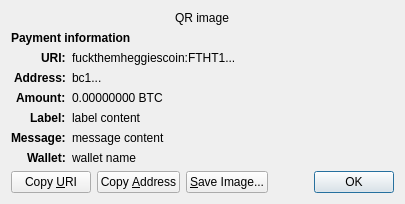
<?xml version="1.0" encoding="UTF-8"?>
<ui version="4.0">
 <class>ReceiveRequestDialog</class>
 <widget class="QDialog" name="ReceiveRequestDialog">
  <property name="geometry">
   <rect>
    <x>0</x>
    <y>0</y>
    <width>413</width>
    <height>229</height>
   </rect>
  </property>
  <property name="windowTitle">
   <string>Request payment to ...</string>
  </property>
  <layout class="QGridLayout" name="gridLayout" columnstretch="0,1">
   <property name="sizeConstraint">
    <enum>QLayout::SetFixedSize</enum>
   </property>
   <item row="0" column="0" colspan="2" alignment="Qt::AlignHCenter">
    <widget class="QRImageWidget" name="qr_code">
     <property name="text">
      <string notr="true">QR image</string>
     </property>
     <property name="textInteractionFlags">
      <set>Qt::NoTextInteraction</set>
     </property>
    </widget>
   </item>
   <item row="1" column="0" colspan="2">
    <widget class="QLabel" name="payment_header">
     <property name="font">
      <font>
       <weight>75</weight>
       <bold>true</bold>
      </font>
     </property>
     <property name="text">
      <string>Payment information</string>
     </property>
     <property name="textInteractionFlags">
      <set>Qt::NoTextInteraction</set>
     </property>
    </widget>
   </item>
   <item row="2" column="0" alignment="Qt::AlignRight|Qt::AlignTop">
    <widget class="QLabel" name="uri_tag">
     <property name="font">
      <font>
       <weight>75</weight>
       <bold>true</bold>
      </font>
     </property>
     <property name="text">
      <string notr="true">URI:</string>
     </property>
     <property name="textFormat">
      <enum>Qt::PlainText</enum>
     </property>
     <property name="textInteractionFlags">
      <set>Qt::NoTextInteraction</set>
     </property>
    </widget>
   </item>
   <item row="2" column="1" alignment="Qt::AlignTop">
    <widget class="QLabel" name="uri_content">
     <property name="text">
      <string notr="true">fuckthemheggiescoin:FTHT1...</string>
     </property>
     <property name="textFormat">
      <enum>Qt::RichText</enum>
     </property>
     <property name="wordWrap">
      <bool>true</bool>
     </property>
     <property name="textInteractionFlags">
      <set>Qt::TextSelectableByMouse</set>
     </property>
    </widget>
   </item>
   <item row="3" column="0" alignment="Qt::AlignRight|Qt::AlignTop">
    <widget class="QLabel" name="address_tag">
     <property name="font">
      <font>
       <weight>75</weight>
       <bold>true</bold>
      </font>
     </property>
     <property name="text">
      <string>Address:</string>
     </property>
     <property name="textInteractionFlags">
      <set>Qt::NoTextInteraction</set>
     </property>
    </widget>
   </item>
   <item row="3" column="1" alignment="Qt::AlignTop">
    <widget class="QLabel" name="address_content">
     <property name="text">
      <string notr="true">bc1...</string>
     </property>
     <property name="textFormat">
      <enum>Qt::PlainText</enum>
     </property>
     <property name="textInteractionFlags">
      <set>Qt::TextSelectableByMouse</set>
     </property>
    </widget>
   </item>
   <item row="4" column="0" alignment="Qt::AlignRight|Qt::AlignTop">
    <widget class="QLabel" name="amount_tag">
     <property name="font">
      <font>
       <weight>75</weight>
       <bold>true</bold>
      </font>
     </property>
     <property name="text">
      <string>Amount:</string>
     </property>
     <property name="textInteractionFlags">
      <set>Qt::NoTextInteraction</set>
     </property>
    </widget>
   </item>
   <item row="4" column="1" alignment="Qt::AlignTop">
    <widget class="QLabel" name="amount_content">
     <property name="text">
      <string notr="true">0.00000000 BTC</string>
     </property>
     <property name="textFormat">
      <enum>Qt::PlainText</enum>
     </property>
     <property name="textInteractionFlags">
      <set>Qt::TextSelectableByMouse</set>
     </property>
    </widget>
   </item>
   <item row="5" column="0" alignment="Qt::AlignRight|Qt::AlignTop">
    <widget class="QLabel" name="label_tag">
     <property name="font">
      <font>
       <weight>75</weight>
       <bold>true</bold>
      </font>
     </property>
     <property name="text">
      <string>Label:</string>
     </property>
     <property name="textInteractionFlags">
      <set>Qt::NoTextInteraction</set>
     </property>
    </widget>
   </item>
   <item row="5" column="1" alignment="Qt::AlignTop">
    <widget class="QLabel" name="label_content">
     <property name="text">
      <string notr="true">label content</string>
     </property>
     <property name="textFormat">
      <enum>Qt::PlainText</enum>
     </property>
     <property name="wordWrap">
      <bool>true</bool>
     </property>
     <property name="textInteractionFlags">
      <set>Qt::TextSelectableByMouse</set>
     </property>
    </widget>
   </item>
   <item row="6" column="0" alignment="Qt::AlignRight|Qt::AlignTop">
    <widget class="QLabel" name="message_tag">
     <property name="font">
      <font>
       <weight>75</weight>
       <bold>true</bold>
      </font>
     </property>
     <property name="text">
      <string>Message:</string>
     </property>
     <property name="textInteractionFlags">
      <set>Qt::NoTextInteraction</set>
     </property>
    </widget>
   </item>
   <item row="6" column="1" alignment="Qt::AlignTop">
    <widget class="QLabel" name="message_content">
     <property name="text">
      <string notr="true">message content</string>
     </property>
     <property name="textFormat">
      <enum>Qt::PlainText</enum>
     </property>
     <property name="wordWrap">
      <bool>true</bool>
     </property>
     <property name="textInteractionFlags">
      <set>Qt::TextSelectableByMouse</set>
     </property>
    </widget>
   </item>
   <item row="7" column="0" alignment="Qt::AlignRight|Qt::AlignTop">
    <widget class="QLabel" name="wallet_tag">
     <property name="font">
      <font>
       <weight>75</weight>
       <bold>true</bold>
      </font>
     </property>
     <property name="text">
      <string>Wallet:</string>
     </property>
     <property name="textInteractionFlags">
      <set>Qt::NoTextInteraction</set>
     </property>
    </widget>
   </item>
   <item row="7" column="1" alignment="Qt::AlignTop">
    <widget class="QLabel" name="wallet_content">
     <property name="text">
      <string notr="true">wallet name</string>
     </property>
     <property name="textFormat">
      <enum>Qt::PlainText</enum>
     </property>
     <property name="wordWrap">
      <bool>true</bool>
     </property>
     <property name="textInteractionFlags">
      <set>Qt::TextSelectableByMouse</set>
     </property>
    </widget>
   </item>
   <item row="8" column="0" colspan="2">
    <layout class="QHBoxLayout" name="horizontalLayout">
     <item>
      <widget class="QPushButton" name="btnCopyURI">
       <property name="text">
        <string>Copy &amp;URI</string>
       </property>
       <property name="autoDefault">
        <bool>false</bool>
       </property>
      </widget>
     </item>
     <item>
      <widget class="QPushButton" name="btnCopyAddress">
       <property name="text">
        <string>Copy &amp;Address</string>
       </property>
       <property name="autoDefault">
        <bool>false</bool>
       </property>
      </widget>
     </item>
     <item>
      <widget class="QPushButton" name="btnSaveAs">
       <property name="text">
        <string>&amp;Save Image...</string>
       </property>
       <property name="autoDefault">
        <bool>false</bool>
       </property>
      </widget>
     </item>
     <item>
      <spacer name="horizontalSpacer_2">
       <property name="orientation">
        <enum>Qt::Horizontal</enum>
       </property>
       <property name="sizeHint" stdset="0">
        <size>
         <width>40</width>
         <height>20</height>
        </size>
       </property>
      </spacer>
     </item>
     <item>
      <widget class="QDialogButtonBox" name="buttonBox">
       <property name="focusPolicy">
        <enum>Qt::StrongFocus</enum>
       </property>
       <property name="standardButtons">
        <set>QDialogButtonBox::Ok</set>
       </property>
      </widget>
     </item>
    </layout>
   </item>
  </layout>
 </widget>
 <customwidgets>
  <customwidget>
   <class>QRImageWidget</class>
   <extends>QLabel</extends>
   <header>qt/qrimagewidget.h</header>
  </customwidget>
 </customwidgets>
 <tabstops>
  <tabstop>buttonBox</tabstop>
  <tabstop>btnCopyURI</tabstop>
  <tabstop>btnCopyAddress</tabstop>
  <tabstop>btnSaveAs</tabstop>
 </tabstops>
 <resources/>
 <connections>
  <connection>
   <sender>buttonBox</sender>
   <signal>accepted()</signal>
   <receiver>ReceiveRequestDialog</receiver>
   <slot>accept()</slot>
   <hints>
    <hint type="sourcelabel">
     <x>135</x>
     <y>230</y>
    </hint>
    <hint type="destinationlabel">
     <x>135</x>
     <y>126</y>
    </hint>
   </hints>
  </connection>
 </connections>
</ui>
